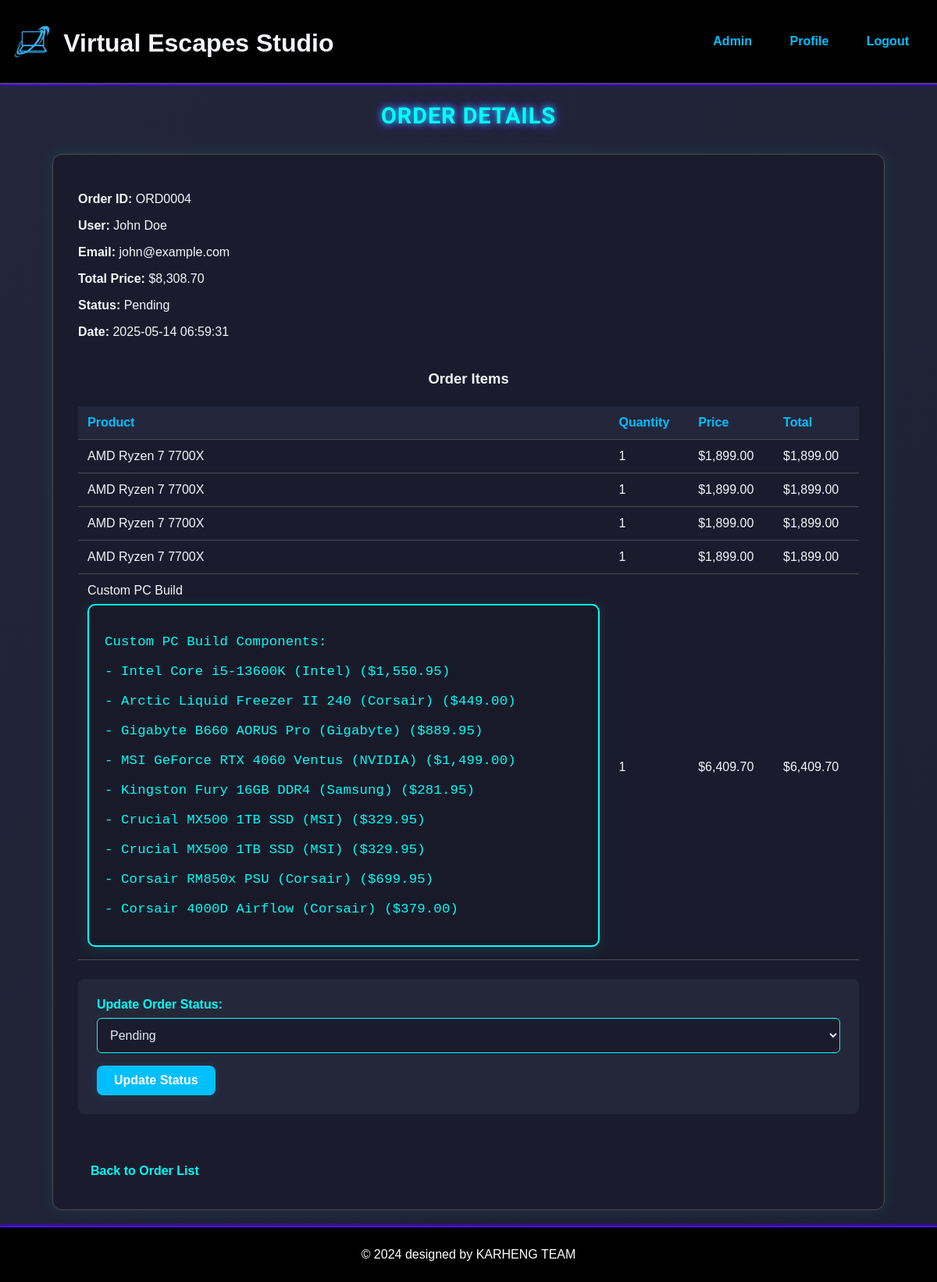
The page /admin/admin_order_detail.php?id=ORD0004 (signed in) on the database its author committed.
### tables this page shows
CREATE TABLE `orders` (
  `Order_ID` char(7) NOT NULL,
  `User_ID` char(6) NOT NULL,
  `Total_Price` decimal(10,2) NOT NULL,
  `Status` varchar(20) NOT NULL,
  `Shipping_Cost` decimal(10,2) DEFAULT NULL,
  `Order_Quantity` varchar(10) DEFAULT NULL,
  `tax_amount` decimal(10,2) DEFAULT NULL,
  `subtotal` decimal(10,2) DEFAULT NULL,
  `created_at` timestamp NOT NULL DEFAULT current_timestamp()
);

CREATE TABLE `user` (
  `User_ID` char(6) NOT NULL,
  `Username` varchar(100) NOT NULL,
  `Gender` varchar(10) DEFAULT NULL,
  `Password` varchar(255) NOT NULL,
  `Birthday` date DEFAULT NULL,
  `Register_Date` datetime NOT NULL,
  `Email` varchar(100) NOT NULL,
  `Address` varchar(255) NOT NULL,
  `Status` varchar(20) NOT NULL DEFAULT 'Active'
);

CREATE TABLE `order_details` (
  `Order_Detail_ID` char(8) NOT NULL,
  `Order_ID` char(7) NOT NULL,
  `Product_ID` char(4) NOT NULL,
  `Quantity` int(11) NOT NULL,
  `Price` decimal(10,2) NOT NULL,
  `Build_Description` text DEFAULT NULL
);

### base.php (called while the page is built, shortened)
<?php
function getOrderDetails($conn, $Order_ID) {
    $stmt = $conn->prepare("
        SELECT o.*, u.Username, u.Email
        FROM orders o
        JOIN user u ON o.User_ID = u.User_ID
        WHERE o.Order_ID = ?
    ");
    $stmt->execute([$Order_ID]);
    return $stmt->fetch(PDO::FETCH_ASSOC);
}
?>

### admin/admin_order_detail.php (the view, shortened to what this page needs)
<?php
include '../includes/header.php';
include '../db.php';
include '../base.php';
$Order_ID = $_GET['id'];
$order = getOrderDetails($conn, $Order_ID);
$stmt = $conn->prepare("
    SELECT od.*,
        CASE
            WHEN od.Product_ID = 'PCBU' THEN 'Custom PC Build'
            ELSE p.Product_Name
        END as Product_Name,
        od.Build_Description
    FROM Order_Details od
    LEFT JOIN Product p ON od.Product_ID = p.Product_ID
    WHERE od.Order_ID = ?
");
$stmt->execute([$Order_ID]);
$order_details = $stmt->fetchAll(PDO::FETCH_ASSOC);
?>
<h2 class="order-detail-heading">Order Details</h2>
<div class="order-detail-card">
<p><strong>Order ID:</strong> <?= htmlspecialchars($order['Order_ID']) ?></p>
<p><strong>User:</strong> <?= htmlspecialchars($order['Username']) ?></p>
<p><strong>Email:</strong> <?= htmlspecialchars($order['Email']) ?></p>
<p><strong>Total Price:</strong> $<?= number_format($order['Total_Price'], 2) ?></p>
<p><strong>Status:</strong> <?= htmlspecialchars($order['Status']) ?></p>
<p><strong>Date:</strong> <?= htmlspecialchars($order['created_at']) ?></p>
<h3 class="order-detail-items-heading">Order Items</h3>
<table class="order-items-table">
    <thead>
        <tr>
            <th>Product</th>
            <th>Quantity</th>
            <th>Price</th>
            <th>Total</th>
        </tr>
    </thead>
    <tbody>
        <?php foreach ($order_details as $item): ?>
            <tr>
                <td>
                    <?php echo htmlspecialchars($item['Product_Name']); ?>
                    <?php if (($item['Product_ID'] ?? '') === 'PCBU' && !empty($item['Build_Description'])): ?>
                        <div class="build-description build-description-static">
                            <?php echo nl2br(htmlspecialchars($item['Build_Description'])); ?>
                        </div>
                    <?php endif; ?>
                </td>
                <td><?php echo $item['Quantity']; ?></td>
                <td>$<?php echo number_format($item['Price'], 2); ?></td>
                <td>$<?php echo number_format($item['Price'] * $item['Quantity'], 2); ?></td>
            </tr>
        <?php endforeach; ?>
    </tbody>
</table>
<form method="POST" class="order-status-form" style="margin-bottom:2rem;">
    <label for="status"><strong>Update Order Status:</strong></label>
    <select name="status" id="status"<?= ($order['Status'] === 'Completed' || $order['Status'] === 'Cancelled') ? ' disabled' : '' ?>>
        <option value="Pending" <?= $order['Status'] === 'Pending' ? 'selected' : '' ?>>Pending</option>
    </select>
    <button type="submit" name="update_status" class="btn"<?= ($order['Status'] === 'Completed' || $order['Status'] === 'Cancelled') ? ' disabled' : '' ?>>Update Status</button>
</form>
<a href="admin_orders.php" class="back-link">Back to Order List</a>
</div>
<?php
include '../includes/footer.php';
?>

### rows shown on the page
orders: Order_ID "ORD0004", User_ID.Username "John Doe", User_ID.Email "john@example.com", Total_Price "8,308.70", Status "Pending", created_at "2025-05-14 06:59:31", status "Pending"
order_details: Product_Name "AMD Ryzen 7 7700X", Quantity "1", Price "1,899.00", $item['Price'] * $item['Quantity'] "1,899.00"
order_details: Product_Name "AMD Ryzen 7 7700X", Quantity "1", Price "1,899.00", $item['Price'] * $item['Quantity'] "1,899.00"
order_details: Product_Name "AMD Ryzen 7 7700X", Quantity "1", Price "1,899.00", $item['Price'] * $item['Quantity'] "1,899.00"
order_details: Product_Name "AMD Ryzen 7 7700X", Quantity "1", Price "1,899.00", $item['Price'] * $item['Quantity'] "1,899.00"
order_details: Product_Name "Custom PC Build", Build_Description "Custom PC Build Components: - Intel Core i5-13600K (Intel) ($1,550.95) - Arctic Liquid Freezer II 240 (Corsair) ($449.00) - Gigabyte B660 AORUS Pro (Gigabyte) ($889.95) - MSI GeForce RTX 4060 Ventus (NVIDIA) ($1,499.00) - Kingston Fury 16GB DDR4 (Samsung) ($281.95) - Crucial MX500 1TB SSD (MSI) ($329.95) - Crucial MX500 1TB SSD (MSI) ($329.95) - Corsair RM850x PSU (Corsair) ($699.95) - Corsair 4000D Airflow (Corsair) ($379.00)", Quantity "1", Price "6,409.70", $item['Price'] * $item['Quantity'] "6,409.70"
